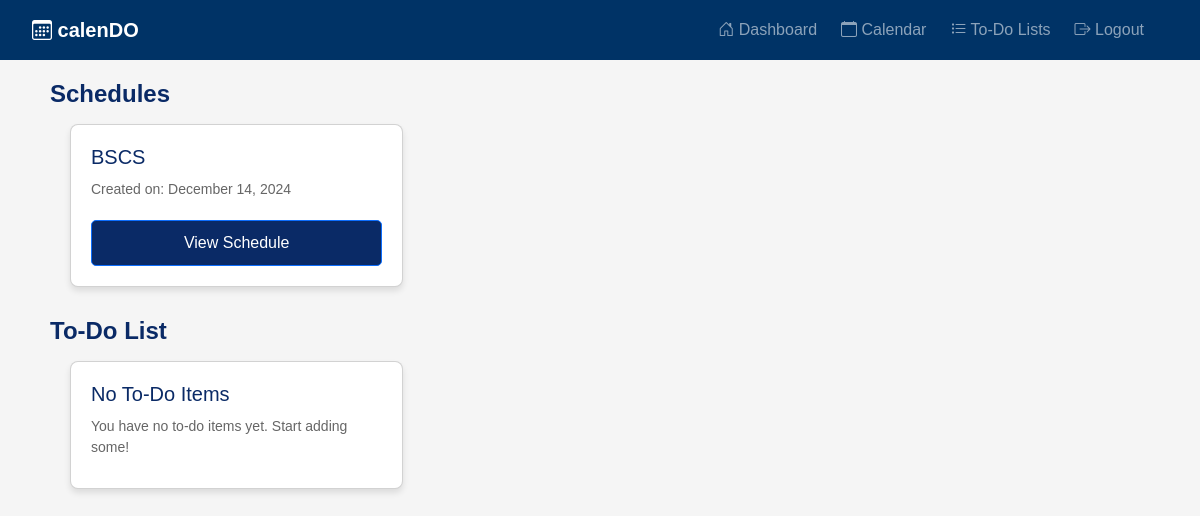
Before: / (signed in) with the older database file.
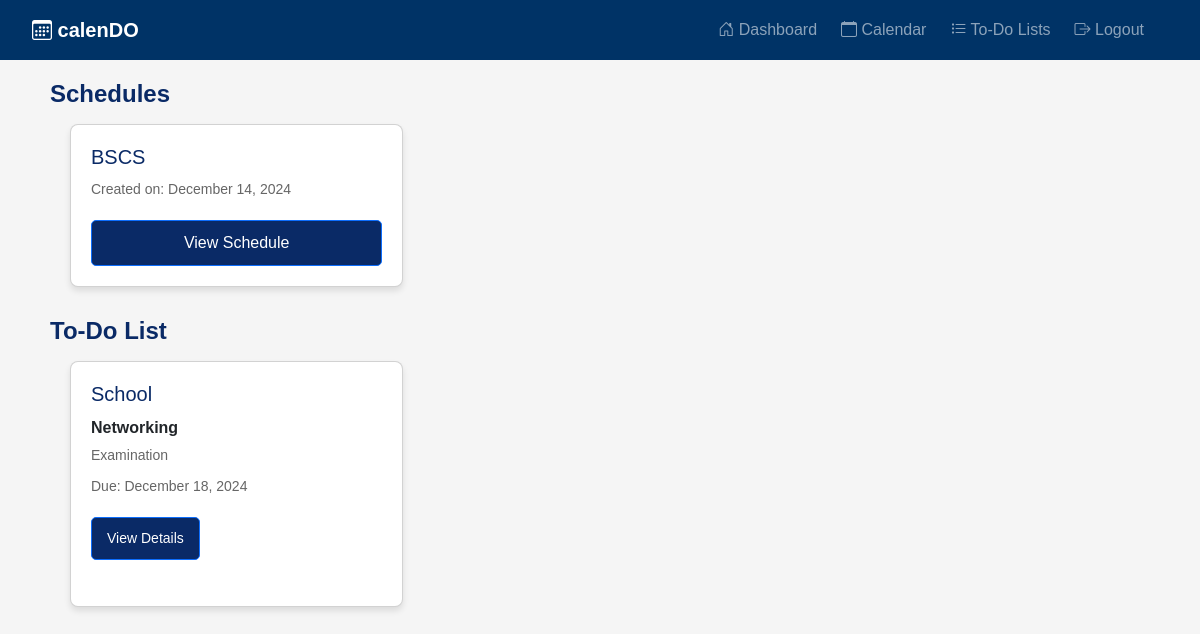
After: the same page with the newer database file.
### calendo/models.py (models this page shows, shortened)
class Schedule(models.Model):
    schedule_name = models.CharField(max_length=255)
    user = models.ForeignKey(User, on_delete=models.CASCADE, related_name="schedules")
    created_at = models.DateTimeField(auto_now_add=True)
    updated_at = models.DateTimeField(auto_now=True)
    slug = models.SlugField(unique=True, blank=True)

class Task(models.Model):
    user = models.ForeignKey(User, on_delete=models.CASCADE, null=True, blank=True)
    task_name = models.CharField(max_length=200)
    description = models.TextField(null=True, blank=True)
    status = models.BooleanField(default=False)
    section = models.CharField(max_length=200, null=True, blank=True)
    priority = models.CharField(max_length=200, null=True, blank=True)
    due_date = models.DateTimeField(null=True, blank=True)
    created = models.DateTimeField(auto_now_add=True)
    class Meta:
        ordering = ['status']

### calendo/views.py (the view)
# urls.py: path('', views.dashboard, name='calendo-dashboard'),
@login_required
def dashboard(request):
    schedules = Schedule.objects.filter(user=request.user)
    tasks = Task.objects.filter(user=request.user)
    sections_and_tasks = {}
    for task in tasks:
        if task.section not in sections_and_tasks:
            sections_and_tasks[task.section] = []
        sections_and_tasks[task.section].append(task)
    context = {
        'schedules': schedules,
        'sections_and_tasks': sections_and_tasks,
    }
    return render(request, 'dashboard.html', context)

### templates/dashboard.html (shortened to what this page needs)
{% extends "partials/base.html" %}
{% block content %}
    <div class="container">
        <div class="section">
            <h2>Schedules</h2>
            <div class="section-content">
                {% if schedules %}
                    {% for schedule in schedules %}
                        <div class="card">
                            <h3>{{ schedule.schedule_name }}</h3>
                            <p>Created on: {{ schedule.created_at|date:"F j, Y" }}</p>
                            <a href="{% url 'schedule_detail' schedule.slug %}" class="btn btn-primary">View Schedule</a>
                        </div>
                    {% endfor %}
                {% else %}
                    <div class="card">
                        <h3>No Schedules Available</h3>
                        <p>You have no schedules yet. Start creating some!</p>
                    </div>
                {% endif %}
            </div>
        </div>
        <div class="section">
            <h2>To-Do List</h2>
            <div class="section-content">
                {% if sections_and_tasks %}
                    {% for section, tasks in sections_and_tasks.items %}
                        <div class="card">
                            <h3>{{ section }}</h3>
                            <ul>
                                {% for task in tasks %}
                                    <li>
                                        <strong>{{ task.task_name }}</strong>
                                        <p>{{ task.description }}</p>
                                        <p>Due: {{ task.due_date|date:"F j, Y" }}</p>
                                        <a href="{% url 'todo_index' %}" class="btn btn-sm btn-primary">View Details</a>
                                    </li>
                                {% endfor %}
                            </ul>
                        </div>
                    {% endfor %}
                {% else %}
                    <div class="card">
                        <h3>No To-Do Items</h3>
                        <p>You have no to-do items yet. Start adding some!</p>
                    </div>
                {% endif %}
            </div>
        </div>
    </div>
{% endblock %}

Changed rows visible on the page:
added Task: section "School", task_name "Networking", description "Examination", due_date "December 18, 2024"
Other visible differences:
text no longer shown: "No To-Do Items You have no to-do items yet. Start adding some!"
